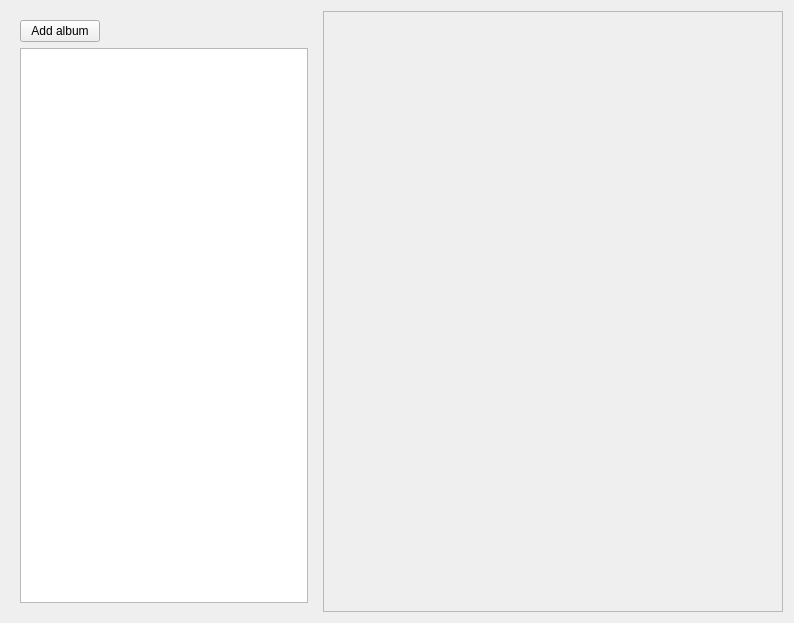
<?xml version="1.0" encoding="UTF-8"?>
<ui version="4.0">
 <class>MainPage</class>
 <widget class="QWidget" name="MainPage">
  <property name="geometry">
   <rect>
    <x>0</x>
    <y>0</y>
    <width>794</width>
    <height>623</height>
   </rect>
  </property>
  <property name="windowTitle">
   <string>Form</string>
  </property>
  <layout class="QHBoxLayout" name="hLayout_1">
   <item>
    <widget class="QFrame" name="list_tools_frame">
     <property name="sizePolicy">
      <sizepolicy hsizetype="Expanding" vsizetype="Expanding">
       <horstretch>2</horstretch>
       <verstretch>0</verstretch>
      </sizepolicy>
     </property>
     <layout class="QVBoxLayout" name="vLayout_1">
      <item>
       <layout class="QHBoxLayout" name="hLayout_2">
        <item>
         <widget class="QPushButton" name="add_album_btn">
          <property name="text">
           <string>Add album</string>
          </property>
         </widget>
        </item>
        <item>
         <spacer name="hSpacer_1">
          <property name="orientation">
           <enum>Qt::Horizontal</enum>
          </property>
          <property name="sizeHint" stdset="0">
           <size>
            <width>40</width>
            <height>20</height>
           </size>
          </property>
         </spacer>
        </item>
       </layout>
      </item>
      <item>
       <widget class="QListWidget" name="items_list_widget">
        <property name="sizePolicy">
         <sizepolicy hsizetype="Expanding" vsizetype="Expanding">
          <horstretch>1</horstretch>
          <verstretch>0</verstretch>
         </sizepolicy>
        </property>
       </widget>
      </item>
     </layout>
    </widget>
   </item>
   <item>
    <widget class="QFrame" name="album_info_frame">
     <property name="sizePolicy">
      <sizepolicy hsizetype="Expanding" vsizetype="Expanding">
       <horstretch>3</horstretch>
       <verstretch>0</verstretch>
      </sizepolicy>
     </property>
     <property name="frameShape">
      <enum>QFrame::StyledPanel</enum>
     </property>
     <property name="frameShadow">
      <enum>QFrame::Raised</enum>
     </property>
    </widget>
   </item>
  </layout>
 </widget>
 <resources/>
 <connections/>
</ui>
